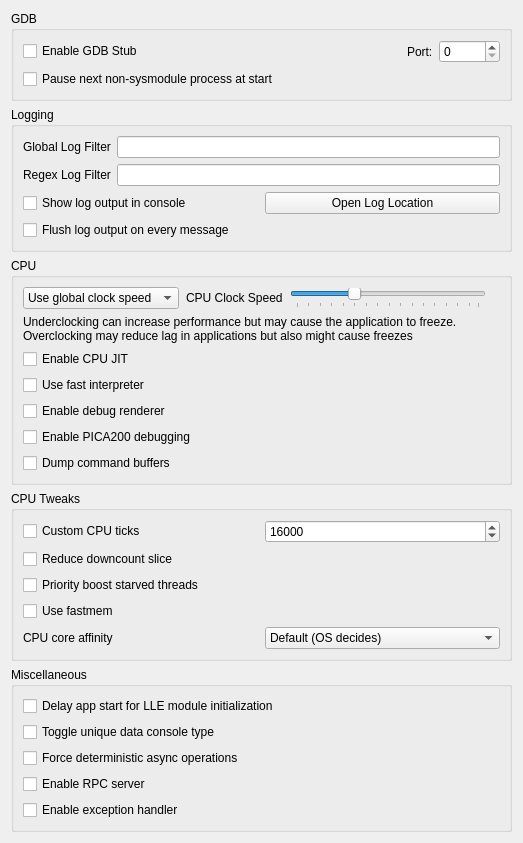
<?xml version="1.0" encoding="UTF-8"?>
<ui version="4.0">
 <class>ConfigureDebug</class>
 <widget class="QWidget" name="ConfigureDebug">
  <property name="geometry">
   <rect>
    <x>0</x>
    <y>0</y>
    <width>523</width>
    <height>458</height>
   </rect>
  </property>
  <layout class="QVBoxLayout" name="verticalLayout_1">
   <item>
    <layout class="QVBoxLayout" name="verticalLayout_2">
     <item>
      <widget class="QGroupBox" name="gdb_groupbox">
       <property name="title">
        <string>GDB</string>
       </property>
       <layout class="QVBoxLayout" name="verticalLayout_3">
        <item>
         <layout class="QHBoxLayout" name="horizontalLayout_1">
          <item>
           <widget class="QCheckBox" name="toggle_gdbstub">
            <property name="text">
             <string>Enable GDB Stub</string>
            </property>
           </widget>
          </item>
          <item>
           <spacer name="horizontalSpacer">
            <property name="orientation">
             <enum>Qt::Horizontal</enum>
            </property>
            <property name="sizeHint" stdset="0">
             <size>
              <width>40</width>
              <height>20</height>
             </size>
            </property>
           </spacer>
          </item>
          <item>
           <widget class="QLabel" name="label_2">
            <property name="text">
             <string>Port:</string>
            </property>
           </widget>
          </item>
          <item>
           <widget class="QSpinBox" name="gdbport_spinbox">
            <property name="maximum">
             <number>65536</number>
            </property>
           </widget>
          </item>
         </layout>
        </item>
        <item>
          <widget class="QCheckBox" name="debug_next_process">
            <property name="text">
              <string>Pause next non-sysmodule process at start</string>
            </property>
          </widget>
        </item>
       </layout>
      </widget>
     </item>
    </layout>
   </item>
   <item>
    <widget class="QGroupBox" name="groupBox_2">
     <property name="title">
      <string>Logging</string>
     </property>
     <layout class="QVBoxLayout" name="verticalLayout">
      <item>
       <layout class="QHBoxLayout" name="horizontalLayout">
        <item>
         <widget class="QLabel" name="label">
          <property name="text">
           <string>Global Log Filter</string>
          </property>
         </widget>
        </item>
        <item>
         <widget class="QLineEdit" name="log_filter_edit"/>
        </item>
       </layout>
      </item>
      <item>
       <layout class="QHBoxLayout" name="horizontalLayout1">
        <item>
         <widget class="QLabel" name="label_3">
          <property name="text">
           <string>Regex Log Filter</string>
          </property>
         </widget>
        </item>
        <item>
         <widget class="QLineEdit" name="log_regex_filter_edit"/>
        </item>
       </layout>
      </item>
      <item>
       <layout class="QHBoxLayout" name="horizontalLayout2">
        <item>
         <widget class="QCheckBox" name="toggle_console">
          <property name="text">
           <string>Show log output in console</string>
          </property>
         </widget>
        </item>
        <item>
         <widget class="QPushButton" name="open_log_button">
          <property name="text">
           <string>Open Log Location</string>
          </property>
         </widget>
        </item>
       </layout>
      </item>
      <item>
        <widget class="QCheckBox" name="instant_debug_log">
          <property name="text">
            <string>Flush log output on every message</string>
          </property>
          <property name="toolTip">
            <string>&lt;html&gt;&lt;body&gt;Immediately commits the debug log to file. Use this if Azahar crashes and the log output is being cut.&lt;br&gt;Enabling this feature will decrease performance, only use it for debugging purposes.&lt;/body&gt;&lt;/html&gt;</string>
          </property>
        </widget>
      </item>
     </layout>
    </widget>
   </item>
   <item>
    <widget class="QGroupBox" name="groupBox_4">
     <property name="title">
      <string>CPU</string>
     </property>
     <layout class="QGridLayout" name="clock_speed_GLayout">
      <item row="1" column="0">
       <widget class="QWidget" name="clock_speed_widget" native="true">
        <layout class="QHBoxLayout" name="clock_speed_layout">
         <property name="spacing">
          <number>7</number>
         </property>
         <property name="leftMargin">
          <number>0</number>
         </property>
         <property name="topMargin">
          <number>0</number>
         </property>
         <property name="rightMargin">
          <number>0</number>
         </property>
         <property name="bottomMargin">
          <number>0</number>
         </property>
         <item>
          <widget class="QComboBox" name="clock_speed_combo">
           <item>
            <property name="text">
             <string>Use global clock speed</string>
            </property>
           </item>
           <item>
            <property name="text">
             <string>Set clock speed:</string>
            </property>
           </item>
          </widget>
         </item>
         <item>
          <widget class="QLabel" name="clock_speed_label">
           <property name="text">
            <string>CPU Clock Speed</string>
           </property>
          </widget>
         </item>
         <item>
          <widget class="QSlider" name="slider_clock_speed">
           <property name="toolTip">
            <string>&lt;html&gt;&lt;body&gt;Changes the emulated CPU clock frequency.&lt;br&gt;Underclocking can increase performance but may cause the application to freeze.&lt;br&gt;Overclocking may reduce application lag but also might cause freezes&lt;/body&gt;&lt;/html&gt;</string>
           </property>
           <property name="minimum">
            <number>0</number>
           </property>
           <property name="maximum">
            <number>79</number>
           </property>
           <property name="singleStep">
            <number>5</number>
           </property>
           <property name="pageStep">
            <number>15</number>
           </property>
           <property name="value">
            <number>25</number>
           </property>
           <property name="orientation">
            <enum>Qt::Horizontal</enum>
           </property>
           <property name="tickPosition">
            <enum>QSlider::TicksBelow</enum>
           </property>
          </widget>
         </item>
         <item>
          <widget class="QLabel" name="clock_display_label">
           <property name="text">
            <string/>
           </property>
           <property name="alignment">
            <set>Qt::AlignRight|Qt::AlignTrailing|Qt::AlignVCenter</set>
           </property>
          </widget>
         </item>
        </layout>
       </widget>
      </item>
      <item row="2" column="0">
       <widget class="QLabel" name="label_cpu_clock_info">
        <property name="text">
         <string>&lt;html&gt;&lt;head/&gt;&lt;body&gt;Underclocking can increase performance but may cause the application to freeze.&lt;br/&gt;Overclocking may reduce lag in applications but also might cause freezes&lt;/p&gt;&lt;/body&gt;&lt;/html&gt;</string>
        </property>
        <property name="textFormat">
         <enum>Qt::RichText</enum>
        </property>
       </widget>
      </item>
      <item row="3" column="0">
       <widget class="QCheckBox" name="toggle_cpu_jit">
        <property name="toolTip">
         <string>&lt;html&gt;&lt;head/&gt;&lt;body&gt;&lt;p&gt;Enables the use of the ARM JIT compiler for emulating the 3DS CPUs. Don't disable unless for debugging purposes&lt;/p&gt;&lt;/body&gt;&lt;/html&gt;</string>
        </property>
        <property name="text">
         <string>Enable CPU JIT</string>
        </property>
       </widget>
      </item>
      <item row="4" column="0">
       <widget class="QCheckBox" name="toggle_fastinterp">
        <property name="toolTip">
         <string>&lt;html&gt;&lt;head/&gt;&lt;body&gt;&lt;p&gt;When JIT is disabled, use the fast interpreter instead of the legacy interpreter&lt;/p&gt;&lt;/body&gt;&lt;/html&gt;</string>
        </property>
        <property name="text">
         <string>Use fast interpreter</string>
        </property>
       </widget>
      </item>
      <item row="5" column="0">
       <widget class="QCheckBox" name="toggle_renderer_debug">
        <property name="text">
         <string>Enable debug renderer</string>
        </property>
       </widget>
      </item>
      <item row="6" column="0">
       <widget class="QCheckBox" name="toggle_pica_debugging">
        <property name="text">
         <string>Enable PICA200 debugging</string>
        </property>
       </widget>
      </item>
      <item row="7" column="0">
       <widget class="QCheckBox" name="toggle_dump_command_buffers">
        <property name="text">
         <string>Dump command buffers</string>
        </property>
       </widget>
      </item>
     </layout>
    </widget>
   </item>
   <item>
    <widget class="QGroupBox" name="cpu_tweaks_box">
     <property name="title">
      <string>CPU Tweaks</string>
     </property>
     <layout class="QGridLayout" name="cpu_tweaks_layout">
      <item row="0" column="0">
       <widget class="QCheckBox" name="custom_cpu_ticks">
        <property name="toolTip">
         <string>Counts every block the CPU JIT runs as a fixed number of ticks instead of its real cost. Higher values can make games faster but may cause freezes or timing problems. Has no effect with the interpreter.</string>
        </property>
        <property name="text">
         <string>Custom CPU ticks</string>
        </property>
       </widget>
      </item>
      <item row="0" column="1">
       <widget class="QSpinBox" name="cpu_ticks_spinbox">
        <property name="toolTip">
         <string>Ticks counted for each JIT block. Higher is faster but less accurate; lower gives games more CPU time at a performance cost. Default: 16000.</string>
        </property>
        <property name="minimum">
         <number>77</number>
        </property>
        <property name="maximum">
         <number>65535</number>
        </property>
        <property name="singleStep">
         <number>1000</number>
        </property>
        <property name="value">
         <number>16000</number>
        </property>
       </widget>
      </item>
      <item row="1" column="0" colspan="2">
       <widget class="QCheckBox" name="reduce_downcount_slice">
        <property name="toolTip">
         <string>Reduces the CPU time slice, which can improve responsiveness and multi-core timing in some games at some performance cost.</string>
        </property>
        <property name="text">
         <string>Reduce downcount slice</string>
        </property>
       </widget>
      </item>
      <item row="2" column="0" colspan="2">
       <widget class="QCheckBox" name="priority_boost_starved_threads">
        <property name="toolTip">
         <string>Raises the priority of threads that have waited too long to run. May improve performance in some games.</string>
        </property>
        <property name="text">
         <string>Priority boost starved threads</string>
        </property>
       </widget>
      </item>
      <item row="3" column="0" colspan="2">
       <widget class="QCheckBox" name="use_fastmem">
        <property name="toolTip">
         <string>Lets the JIT access emulated memory directly. Faster; turn it off if games crash.</string>
        </property>
        <property name="text">
         <string>Use fastmem</string>
        </property>
       </widget>
      </item>
      <item row="4" column="0" colspan="2">
       <widget class="QWidget" name="widget_cpu_affinity" native="true">
        <layout class="QHBoxLayout" name="cpu_affinity_layout">
         <property name="leftMargin">
          <number>0</number>
         </property>
         <property name="topMargin">
          <number>0</number>
         </property>
         <property name="rightMargin">
          <number>0</number>
         </property>
         <property name="bottomMargin">
          <number>0</number>
         </property>
         <item>
          <widget class="QLabel" name="cpu_affinity_label">
           <property name="toolTip">
            <string>Pins the emulation and GPU threads to chosen CPU cores. Only matters on CPUs with fast and slow cores. Leave it on Default if performance gets worse.</string>
           </property>
           <property name="text">
            <string>CPU core affinity</string>
           </property>
          </widget>
         </item>
         <item>
          <widget class="QComboBox" name="cpu_affinity_combobox">
           <item>
            <property name="text">
             <string>Default (OS decides)</string>
            </property>
           </item>
           <item>
            <property name="text">
             <string>Big + prime cores</string>
            </property>
           </item>
           <item>
            <property name="text">
             <string>Prime core only</string>
            </property>
           </item>
           <item>
            <property name="text">
             <string>Little cores only</string>
            </property>
           </item>
          </widget>
         </item>
        </layout>
       </widget>
      </item>
     </layout>
    </widget>
   </item>
   <item>
    <widget class="QGroupBox" name="groupBox_5">
     <property name="title">
      <string>Miscellaneous</string>
     </property>
     <layout class="QGridLayout" name="gridLayout_3">
      <item row="1" column="0">
       <widget class="QCheckBox" name="delay_start_for_lle_modules">
        <property name="toolTip">
         <string>&lt;html&gt;&lt;head/&gt;&lt;body&gt;&lt;p&gt;Introduces a delay to the first ever launched app thread if LLE modules are enabled, to allow them to initialize.&lt;/p&gt;&lt;/body&gt;&lt;/html&gt;</string>
        </property>
        <property name="text">
         <string>Delay app start for LLE module initialization</string>
        </property>
       </widget>
      </item>
      <item row="2" column="0">
       <widget class="QCheckBox" name="toggle_unique_data_console_type">
        <property name="toolTip">
         <string>&lt;html&gt;&lt;head/&gt;&lt;body&gt;&lt;p&gt;Toggles the unique data console type (Old 3DS &#8596; New 3DS) to be able to download the opposite system firmware type from system settings.&lt;/p&gt;&lt;/body&gt;&lt;/html&gt;</string>
        </property>
        <property name="text">
         <string>Toggle unique data console type</string>
        </property>
       </widget>
      </item>
      <item row="3" column="0">
       <widget class="QCheckBox" name="deterministic_async_operations">
        <property name="text">
         <string>Force deterministic async operations</string>
        </property>
        <property name="toolTip">
         <string>&lt;html&gt;&lt;head/&gt;&lt;body&gt;&lt;p&gt;Forces all async operations to run on the main thread, making them deterministic. Do not enable if you don't know what you are doing.&lt;/p&gt;&lt;/body&gt;&lt;/html&gt;</string>
        </property>
       </widget>
      </item>
      <item row="4" column="0">
        <widget class="QCheckBox" name="enable_rpc_server">
          <property name="text">
            <string>Enable RPC server</string>
          </property>
          <property name="toolTip">
            <string>&lt;html&gt;&lt;head/&gt;&lt;body&gt;&lt;p&gt;Enables the RPC server on port 45987. This allows remotely reading/writing guest memory, do not enable if you don't know what you are doing.&lt;/p&gt;&lt;/body&gt;&lt;/html&gt;</string>
          </property>
        </widget>
      </item>
      <item row="5" column="0">
       <widget class="QCheckBox" name="enable_exception_handler">
        <property name="toolTip">
         <string>&lt;html&gt;&lt;head/&gt;&lt;body&gt;&lt;p&gt;Enables the exception handler. When an exception occurs a detailed crash report will be shown.&lt;/p&gt;&lt;p&gt;Note: When using CPU JIT, register values in the crash report may not be fully accurate because the JIT may have advanced past the fault. For more accurate reports, consider disabling CPU JIT.&lt;/p&gt;&lt;/body&gt;&lt;/html&gt;</string>
        </property>
        <property name="text">
         <string>Enable exception handler</string>
        </property>
       </widget>
      </item>
     </layout>
    </widget>
   </item>
   <item>
    <spacer name="verticalSpacer">
     <property name="orientation">
      <enum>Qt::Vertical</enum>
     </property>
     <property name="sizeHint" stdset="0">
      <size>
       <width>20</width>
       <height>40</height>
      </size>
     </property>
    </spacer>
   </item>
  </layout>
 </widget>
 <tabstops>
  <tabstop>toggle_gdbstub</tabstop>
  <tabstop>gdbport_spinbox</tabstop>
  <tabstop>log_filter_edit</tabstop>
  <tabstop>toggle_console</tabstop>
  <tabstop>open_log_button</tabstop>
 </tabstops>
 <resources/>
 <connections>
  <connection>
   <sender>toggle_gdbstub</sender>
   <signal>toggled(bool)</signal>
   <receiver>gdbport_spinbox</receiver>
   <slot>setEnabled(bool)</slot>
   <hints>
    <hint type="sourcelabel">
     <x>84</x>
     <y>157</y>
    </hint>
    <hint type="destinationlabel">
     <x>342</x>
     <y>158</y>
    </hint>
   </hints>
  </connection>
 </connections>
</ui>
